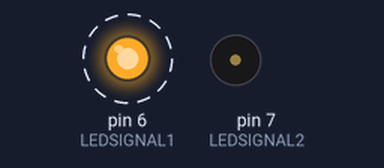
A sketch run on a simulated Arduino Uno, built with avr-gcc and run on an emulated ATmega328P. Parts: output pins drawn as LEDs (lit = HIGH), buzzer (waves = sounding). Dashed ring = blinking.

Above: at 0.2 s.
Timing chart, 0 to 3.0 s (numbered marks = the images above):
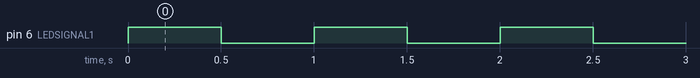

Measured:
- by itself, pin 6 (LEDSIGNAL1): alternates HIGH for 0.50 s and LOW for 0.50 s

The sketch:

ACT-TEL-01.ino
```cpp
#define LEDSIGNAL1 6
#define LEDSIGNAL2 7

void setup() {

  pinMode(LEDSIGNAL1,OUTPUT);digitalWrite(LEDSIGNAL1,LOW);
  pinMode(LEDSIGNAL2,OUTPUT);digitalWrite(LEDSIGNAL2,LOW);
}

void loop() {
  tone(LEDSIGNAL2,100);//Generar señal cuadretica a 31 Hz(Minimo 31)
  noTone(LEDSIGNAL2);//Detener generacion

  digitalWrite(LEDSIGNAL1,HIGH);
  delay(500);
  digitalWrite(LEDSIGNAL1,LOW);
  delay(500);


}
```
